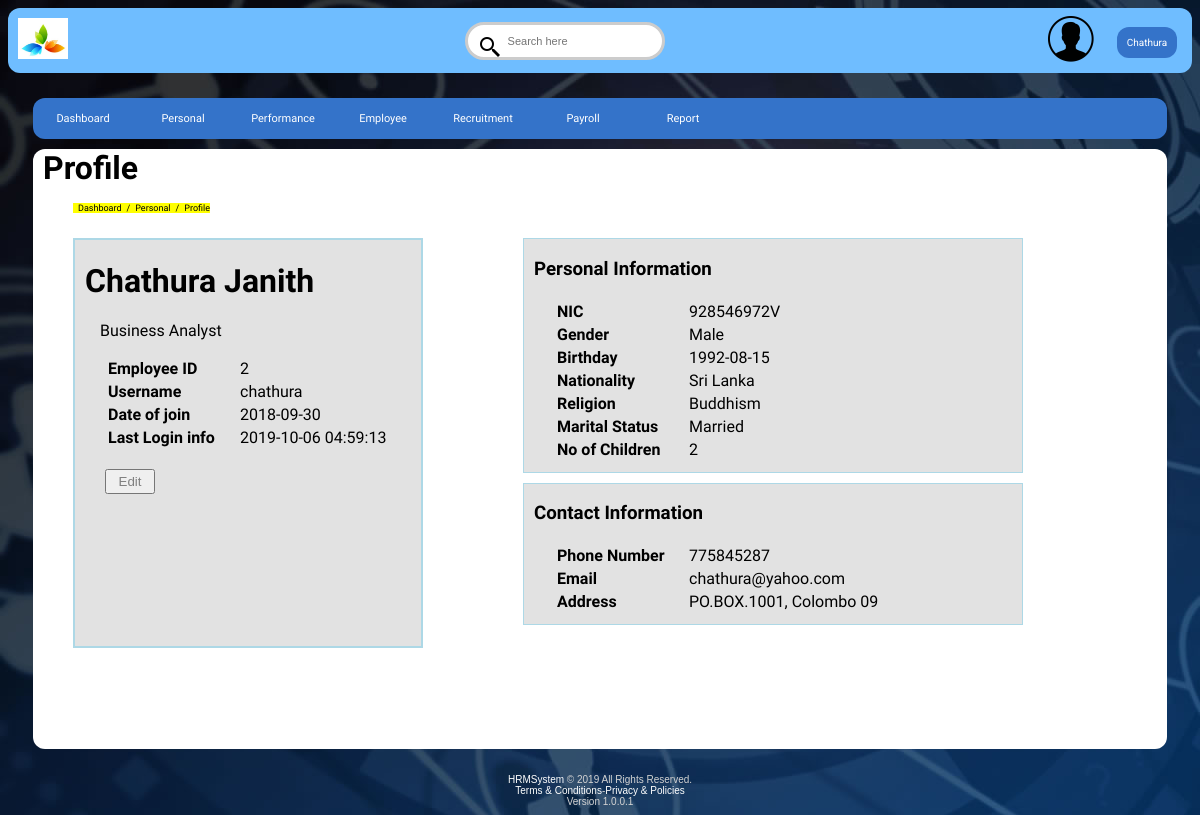
The page /profile.php (signed in) on the database its author committed.
### tables this page shows
CREATE TABLE `user` (
  `id` int(10) NOT NULL,
  `fname` varchar(100) NOT NULL,
  `lname` varchar(100) NOT NULL,
  `nic` varchar(20) NOT NULL,
  `nationality` varchar(50) NOT NULL,
  `religion` varchar(50) NOT NULL,
  `mstatus` varchar(50) NOT NULL,
  `gender` varchar(20) NOT NULL,
  `phone` int(15) NOT NULL,
  `email` varchar(100) NOT NULL,
  `username` varchar(100) NOT NULL,
  `birthday` date NOT NULL,
  `address` varchar(100) NOT NULL,
  `designation` varchar(100) NOT NULL,
  `joindate` date NOT NULL,
  `password` varchar(100) NOT NULL,
  `nofchildren` int(5) NOT NULL,
  `lastlogin` datetime NOT NULL,
  `is_deleted` tinyint(1) NOT NULL
);

### profile.php (the view, shortened to what this page needs)
<?php include_once 'utils/config.php'; ?>
<?php
if (isset($_GET['uid'])) {
  $uid = mysqli_real_escape_string($conn,$_GET['uid']);
  $query = "SELECT * FROM user WHERE id={$uid} LIMIT 1";
  $result_set = mysqli_query($conn,$query);
  if ($result_set) {
    if (mysqli_num_rows($result_set) == 1) {
      $result = mysqli_fetch_assoc($result_set);
      $id          = $result["id"];
      $fname       = $result["fname"];
      $lname       = $result["lname"];
      $designation = $result["designation"];
      $joindate    = $result["joindate"];
      $nic         = $result["nic"];
      $nationality = $result["nationality"];
      $religion    = $result["religion"];
      $mstatus     = $result["mstatus"];
      $gender      = $result["gender"];
      $phone       = $result["phone"];
      $email       = $result["email"];
      $birthday    = $result["birthday"];
      $address     = $result["address"];
      $nofchildren = $result["nofchildren"];
      $lastlogin   = $result["lastlogin"];
      $username    = $result["username"];
    }
    else {
      header ('Location: dashboard.php?err=user_not_found');
    }
  }
  else {
    header ('Location: dashboard.php?err=query_faild');
  }
}
?>
<!DOCTYPE html>
<html>
  <head>
    <link rel="stylesheet" type="text/css" href="css/profile.css">
  </head>
  <body>
  <div class="header">
    <table>
          <tr>
            <td width="5%"><img src="image/logo.jpg" class="mainlogo"></td>
            <td width="70%">
              <center>
              <div class="searchbox">
                <form>
                  <input type="search" placeholder="Search here">
                </form>
              </div>
            </center>
            </td>
            <td width="5%"><img src="image/user.png" class="userlogo"></td>
            <td width="5%">
              <div class="profileimg">
                <a class="pidropbtn a" href="#"><?php echo $_SESSION['f_name']; ?></a>
              </div>
            </td>
          </tr>
        </table>
  </div>
    <div class="div1">
      <div class="div2">
        <ul id="mainNav">
          <li><a href="dashboard.php">Dashboard</a></li>
          <li class="dropdown">
            <a href="javascript:void(0)" class="dropbtn">Personal</a>
          </li>
          <li class="dropdown">
            <a href="performance.php" class="dropbtn">Performance</a>
          </li>
          <li class="dropdown">
            <a href="javascript:void(0)" class="dropbtn">Employee</a>
          </li>
          <li class="dropdown">
            <a href="javascript:void(0)" class="dropbtn">Recruitment</a>
          </li>
          <li class="dropdown">
            <a href="javascript:void(0)" class="dropbtn">Payroll</a>
          </li>
          <li class="dropdown">
            <a href="javascript:void(0)" class="dropbtn">Report</a>
          </li>
        </ul>
    </div>
    <div class="div3">
      <H1 class="pageTitle">Profile</H1>
      <div id="pageNav">
        <ul>
          <li>Dashboard</li>
          <li> / </li>
          <li>Personal</li>
          <li> / </li>
          <li>Profile</li>
        </ul>
      </div>
      <br>
      <div id="profile">
        <ul>
          <li>
            <div class="profile1">
              <?php
                echo "<H1 class='profile111'>" . $fname . " " . $lname . "</H1>";
                echo "<p class='profile11'>" . $designation . "</p>";
                echo "<table id='tableinfo'>";
                echo "<tr><td width='130px'><b>Employee ID</b></td>";
                echo "<td>" . $id . "</td></tr>";
                echo "<tr><td width='130px'><b>Username</b></td>";
                echo "<td>" . $username . "</td></tr>";
                echo "<tr><td width='130px'><b>Date of join</b></td>";
                echo "<td>" . $joindate . "</td></tr>";
                echo "<tr><td width='130px'><b>Last Login info</b></td>";
                echo "<td>" . $lastlogin . "</td></tr>";
                echo "</table>";
              ?>
              <br>
              <input type="button" class="edit" name="edit" onclick="window.location.href='profileconfig.php'" value="Edit">
            </div>
          </li>
          <li>
            <div>
            <div class="profile21">
              <?php
                echo "<H3 class='profile111'>Personal Information</H3>";
                echo "<table id='tableinfo'>";
                echo "<tr><td width='130px'><b>NIC</b></td>";
                echo "<td>" . $nic . "</td></tr>";
                echo "<tr><td width='130px'><b>Gender</b></td>";
                echo "<td>" . $gender . "</td></tr>";
                echo "<tr><td width='130px'><b>Birthday</b></td>";
                echo "<td>" . $birthday . "</td></tr>";
                echo "<tr><td width='130px'><b>Nationality</b></td>";
                echo "<td>" . $nationality . "</td></tr>";
                echo "<tr><td width='130px'><b>Religion</b></td>";
                echo "<td>" . $religion . "</td></tr>";
                echo "<tr><td width='130px'><b>Marital Status</b></td>";
                echo "<td>" . $mstatus . "</td></tr>";
                echo "<tr><td width='130px'><b>No of Children</b></td>";
                echo "<td>" . $nofchildren . "</td></tr>";
                echo "</table>";
              ?>
            </div>
            <div class="profile22">
              <?php
                echo "<H3 class='profile111'>Contact Information</H3>";
                echo "<table id='tableinfo'>";
                echo "<tr><td width='130px'><b>Phone Number</b></td>";
                echo "<td>" . $phone . "</td></tr>";
                echo "<tr><td width='130px'><b>Email</b></td>";
                echo "<td>" . $email . "</td></tr>";
                echo "<tr><td width='130px'><b>Address</b></td>";
                echo "<td>" . $address . "</td></tr>";
                echo "</table>";
              ?>
            </div>
          </div>
        </li>
        </ul>
      </div>
    </div>
  </div>
  <footer>
    <a href="dashboard.php">HRMSystem</a> &copy; 2019 All Rights Reserved.<br/><a href="dterms.php">Terms & Conditions</a>-<a href="dprivacy.php">Privacy & Policies</a><br/>Version 1.0.0.1
  </footer>
  </body>
</html>

### css/profile.css (style rules this page uses)
* { box-sizing: border-box; }
body { background-image:url('../image/img2.jpg'); background-repeat:repeat; font-family: Tahoma, Geneva, sans-serif; }
.header { font-family: 'Roboto', sans-serif; border-radius: 12px; margin-bottom: 5px; padding: 2px; background-color: #6fbdff; }
.searchbox { width: auto; }
input[type=search] { width: 200px; box-sizing: border-box; border: 3px solid #ccc; border-radius: 50px; font-size: 11px; background-color:none; background-image: url('../image/searchicon.png'); background-position: 10px 10px; background-repeat: no-repeat; padding: 10px 20px 10px 40px; -webkit-transition: width 0.4s ease-in-out; transition: width 0.4s ease-in-out; }
.profileimg { position: relative; display: inline-block; }
.pidropbtn { background-color: #3473c9; text-decoration: none; color: white; border-radius: 12px; padding: 10px; width: 100px; font-size: 10px; border: none; cursor: pointer; }
.div1 { font-family: 'Varela', sans-serif; margin:25px; width:auto; min-height: 600px; min-width: 503px; }
.div2 { border-radius: 12px; min-width: 503px; }
.mainlogo { width: 50px; margin: 5px; }
.userlogo { width: 50px; }
#mainNav { list-style-type: none; border-radius: 12px; font-size: 11px; margin: 0; padding: 0; overflow: hidden; background-color: #3473c9; }
#mainNav li { float: left; }
li a, .dropbtn { display: inline-block; color: white; text-align: center; min-width: 100px; padding: 14px 16px; text-decoration: none; }
li.dropdown { display: inline-block; }
footer { font-size: 10px; color: lightgray; text-align: center; }
footer a { text-decoration: none; color: white; }
.pageTitle { margin: 10px; }
#pageNav ul { list-style-type: none; }
#pageNav ul li { background-color: yellow; width:auto; padding-left: 5px; font-size: 9px; color: black; float: left; }
.div3 { margin-top: 5px; border-radius: 12px; min-height: 600px; background-color: white; }
#profile ul { list-style-type: none; }
#profile ul li { float: left; }
.profile1 { font-family:'Varela',monospace; width: 350px; height: 410px; background-color: #e2e2e2; border: 2px solid lightblue; margin-right: 100px; }
#tableinfo { margin-left: 30px; }
.profile21 { font-family:'Varela',monospace; width: 500px; height: auto; background-color: #e2e2e2; border: 1px solid lightblue; padding-bottom: 10px; margin-bottom: 10px; }
.profile22 { font-family:'Varela',monospace; width: 500px; height: auto; background-color: #e2e2e2; border: 1px solid lightblue; padding-bottom: 10px; }
.profile111 { font-family:'Varela',monospace; padding-left: 10px; }
.profile11 { font-family:'Varela',monospace; padding-left: 25px; }
.edit { color: gray; width: 50px; padding: 3px; margin-left: 30px; }

### rows shown on the page
user: fname "Chathura", lname "Janith", designation "Business Analyst", id "2", username "chathura", joindate "2018-09-30", lastlogin "2019-10-06 04:59:13", nic "928546972V", gender "Male", birthday "1992-08-15", nationality "Sri Lanka", religion "Buddhism", mstatus "Married", nofchildren "2", phone "775845287", email "chathura@yahoo.com", address "PO.BOX.1001, Colombo 09"

### other values the page prints
$_SESSION['f_name'] "Chathura"
